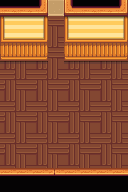

The image is a tile-based game level rendered from a .tmx file. Its description and source (layers, tilesets, objects; grid data summarised) follow:
An orthogonal 8x12 tile map with 16x16 px tiles, 4 tile layers (Back, Buildings, Front, AlwaysFront), 3 tilesets and 5 objects (5x TileData).

<map version="1.10" tiledversion="1.10.2" orientation="orthogonal" renderorder="right-down" width="8" height="12" tilewidth="16" tileheight="16" infinite="0" nextlayerid="10" nextobjectid="1044">
 <properties>
  <property name="DayTiles_asdf" value="Buildings 3 1 15 Buildings 3 2 27 Back 3 4 51 Back 3 5 63" />
  <property name="EntryLocation" value="12 20" />
  <property name="FloorIDs" value="UpperRoom 1, Nursery 31, Hallway_Nursery 31, Kitchen, LivingRoom, Hallway_Bedroom, Bedroom, Southern, Hallway_Corner, Corner" />
  <property name="IsGreenhouse " value="t" />
  <property name="KitchenStandingLocation" value="21 24" />
  <property name="NightTiles_asdf" value="Buildings 3 1 144 Buildings 3 2 156 Back 3 4 53 Back 3 5 65" />
  <property name="SpouseRoomPosition" value="50 20" />
  <property name="ViewportFollowPlayer" type="bool" value="true" />
  <property name="WallIDs" value="UpperRoom, Nursery, Hallway_Nursery, Kitchen, LivingRoom, Hallway_Bedroom, Bedroom, Southern_Left, Southern_Right, Corner, Hallway_Corner" />
  <property name="Warp" value="26 31 Farm 63 15 27 31 Farm 64 15" />
  <property name="asdf" type="bool" value="false" />
 </properties>
 <tileset firstgid="1" name="indoor" tilewidth="16" tileheight="16" tilecount="2176" columns="32">
  <image source=".townInterior.png" width="512" height="1088" />
 </tileset>
 <tileset firstgid="2177" name="untitled tile sheet" tilewidth="16" tileheight="16" tilecount="264" columns="12">
  <image source=".farmhouse_tiles.png" width="192" height="352" />
 </tileset>
 <tileset firstgid="2441" name="walls_and_floors" tilewidth="16" tileheight="16" tilecount="688" columns="16">
  <image source=".walls_and_floors.png" width="256" height="688" />
 </tileset>
 <layer id="1" name="Back" width="8" height="12">
  <data>[96 cells, 91 non-empty, 10 distinct tile ids]</data>
 </layer>
 <objectgroup id="2" name="Back">
  <object id="313" name="TileData" x="16" y="0" width="112" height="16">
   <properties>
    <property name="FloorID" value="Kitchen" />
   </properties>
  </object>
  <object id="717" name="TileData" x="0" y="16" width="48" height="16">
   <properties>
    <property name="WallID" value="KitchenCellar1" />
   </properties>
  </object>
  <object id="719" name="TileData" x="48" y="16" width="16" height="32">
   <properties>
    <property name="FloorID" value="KitchenCellar" />
   </properties>
  </object>
  <object id="720" name="TileData" x="64" y="16" width="64" height="16">
   <properties>
    <property name="WallID" value="KitchenCellar2" />
   </properties>
  </object>
  <object id="752" name="TileData" x="0" y="48" width="128" height="128">
   <properties>
    <property name="FloorID" value="KitchenCellar" />
   </properties>
  </object>
 </objectgroup>
 <layer id="3" name="Buildings" width="8" height="12">
  <data>[96 cells, 22 non-empty, 8 distinct tile ids]</data>
 </layer>
 <objectgroup id="4" name="Buildings" />
 <layer id="5" name="Front" width="8" height="12">
  <data>[96 cells, 23 non-empty, 9 distinct tile ids]</data>
 </layer>
 <objectgroup id="6" name="Front" />
 <layer id="7" name="AlwaysFront" width="8" height="12">
  <data>[96 cells, 7 non-empty, 1 distinct tile ids]</data>
 </layer>
 <objectgroup id="8" name="AlwaysFront" />
</map>
